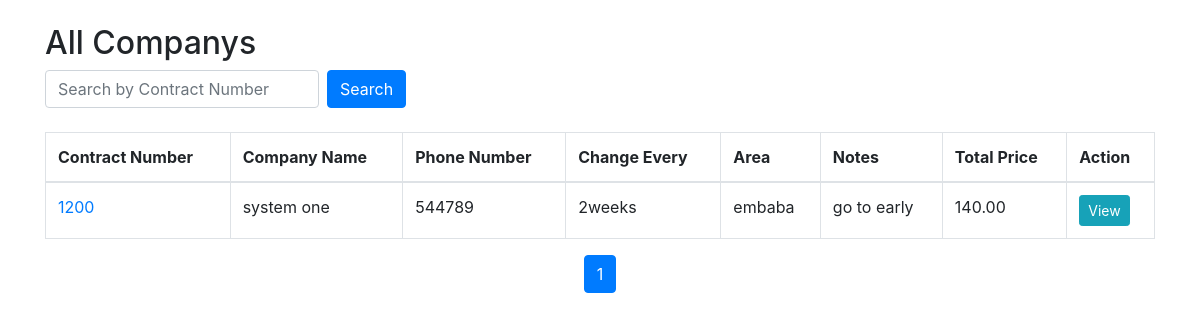
/companys/all_companys.php, run on the app's committed database.
### tables this page shows
CREATE TABLE `company` (
  `id` int(11) NOT NULL,
  `contract_number` varchar(255) NOT NULL,
  `company_name` varchar(255) NOT NULL,
  `phone_number` varchar(255) NOT NULL,
  `activation_date` date NOT NULL,
  `address` text NOT NULL,
  `change_every` varchar(255) NOT NULL,
  `area` varchar(255) NOT NULL,
  `contract_notes` varchar(255) NOT NULL,
  `mop_18` int(11) NOT NULL,
  `price_mop_18` decimal(10,2) NOT NULL,
  `mop_36` int(11) NOT NULL,
  `price_mop_36` decimal(10,2) NOT NULL,
  `mit` int(11) NOT NULL,
  `price_mit` decimal(10,2) NOT NULL,
  `hd_1` int(11) NOT NULL,
  `price_hd_1` decimal(10,2) NOT NULL,
  `hd_2` int(11) NOT NULL,
  `price_hd_2` decimal(10,2) NOT NULL,
  `total_price` decimal(10,2) NOT NULL
);

### companys/all_companys.php (the view, shortened to what this page needs)
<?php
include '../db.php';
$results_per_page = 10;
$search_query = '';
$whereClause = '';
$sql = "SELECT COUNT(*) FROM company $whereClause";
if (!$result = $conn->query($sql)) {
    die('SQL Error: ' . $conn->error);
}
$row = $result->fetch_row();
$total_results = $row[0];
$total_pages = ceil($total_results / $results_per_page);
$current_page = isset($_GET['page']) && is_numeric($_GET['page']) ? (int)$_GET['page'] : 1;
$offset = ($current_page - 1) * $results_per_page;
$sql = "SELECT * FROM company $whereClause LIMIT $offset, $results_per_page";
if (!$result = $conn->query($sql)) {
    die('SQL Error: ' . $conn->error);
}
?>
<!DOCTYPE html>
<html lang="en">
<head>
    <link href="https://stackpath.bootstrapcdn.com/bootstrap/4.5.2/css/bootstrap.min.css" rel="stylesheet">
</head>
<body>
    <div class="container mt-4">
        <h2>All Companys</h2>
        <div class="form-container">
            <form method="POST" action="companys/all_companys.php" class="form-inline mb-4">
                <input type="text" name="contract_number" class="form-control mr-2" placeholder="Search by Contract Number" value="<?php echo htmlspecialchars($search_query); ?>">
                <button type="submit" class="btn btn-primary">Search</button>
            </form>
        </div>
        <?php if ($result->num_rows > 0): ?>
            <table class="table table-bordered">
                <thead>
                    <tr>
                        <th>Contract Number</th>
                        <th>Company Name</th>
                        <th>Phone Number</th>
                        <th>Change Every</th>
                        <th>Area</th>
                        <th>Notes</th>
                        <th>Total Price</th>
                        <th>Action</th>
                    </tr>
                </thead>
                <tbody>
                    <?php while($row = $result->fetch_assoc()): ?>
                        <tr>
                            <td>
                                <a href="contract_details.php?id=<?php echo urlencode($row['id']); ?>" target="_blank">
                                    <?php echo htmlspecialchars($row['contract_number']); ?>
                                </a>
                            </td>
                            <td><?php echo htmlspecialchars($row['company_name']); ?></td>
                            <td><?php echo htmlspecialchars($row['phone_number']); ?></td>
                            <td><?php echo htmlspecialchars($row['change_every']); ?></td>
                            <td><?php echo htmlspecialchars($row['area']); ?></td>
                            <td><?php echo htmlspecialchars($row['contract_notes']); ?></td>
                            <td><?php echo htmlspecialchars($row['total_price']); ?></td>
                            <td>
                                <a href="contract_details.php?id=<?php echo urlencode($row['id']); ?>" class="btn btn-info btn-sm" target="_blank">
                                View
                                </a>
                            </td>
                        </tr>
                    <?php endwhile; ?>
                </tbody>
            </table>
        <?php else: ?>
            <div class="no-data-message">No data found</div>
        <?php endif; ?>
        <nav aria-label="Page navigation example">
            <ul class="pagination justify-content-center">
                <?php for ($page = 1; $page <= $total_pages; $page++): ?>
                    <li class="page-item <?php if ($page == $current_page) echo 'active'; ?>">
                        <a class="page-link" href="<?php echo 'all_companys.php?page=' . $page . '&contract_number=' . urlencode($search_query); ?>">
                            <?php echo $page; ?>
                        </a>
                    </li>
                <?php endfor; ?>
            </ul>
        </nav>
    </div>
</body>
</html>

### companys/all_companys.php (style rules this page uses)
.form-container { margin-bottom: 20px; }

### data on the page
company: contract_number "1200", company_name "system one", phone_number "544789", change_every "2weeks", area "embaba", contract_notes "go to early", total_price "140.00"
